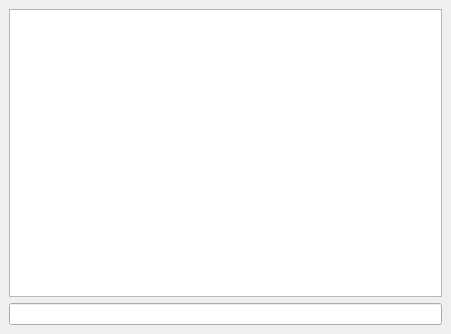
<ui version="4.0" >
 <author></author>
 <comment></comment>
 <exportmacro></exportmacro>
 <class>Form</class>
 <widget class="QWidget" name="Form" >
  <property name="geometry" >
   <rect>
    <x>0</x>
    <y>0</y>
    <width>451</width>
    <height>334</height>
   </rect>
  </property>
  <property name="windowTitle" >
   <string>Form</string>
  </property>
  <layout class="QVBoxLayout" >
   <property name="margin" >
    <number>9</number>
   </property>
   <property name="spacing" >
    <number>6</number>
   </property>
   <item>
    <widget class="QTreeView" name="xmlview" />
   </item>
   <item>
    <widget class="QLineEdit" name="xpathline" />
   </item>
  </layout>
 </widget>
 <pixmapfunction></pixmapfunction>
 <resources/>
 <connections/>
</ui>
